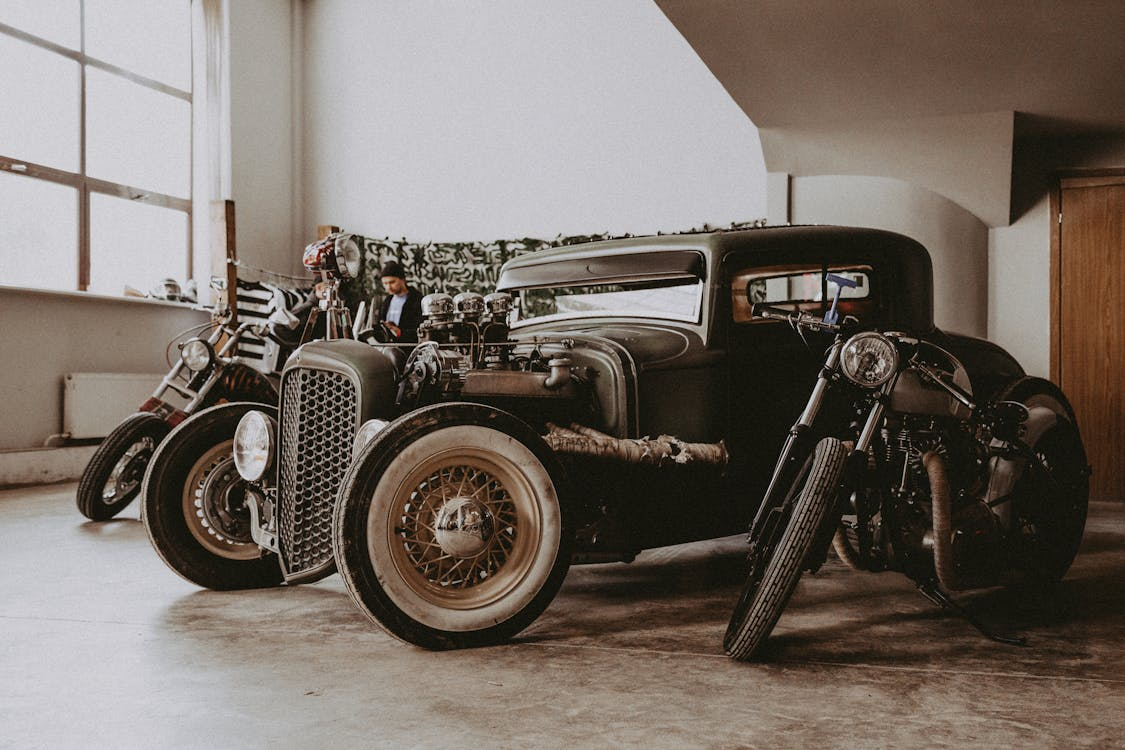
#> input picture Computer_Vision_Szeliski_Exercises/Files/Random_Images/bike_car_1.jpeg, 1125 x 750 px, given in place of houses_3.jpg, which was not available
$ jupyter execute Photo_effects_3_6.ipynb
#> lines starting #> are read from the running program, lines starting #| are printed output that depends on the picture; pictures that were not available may be replaced by others from this repository, and a replacement may not be noted
[cell 1]
import numpy as np
from pathlib import Path
from PIL import Image
import matplotlib.pyplot as plt

# -----------------------------
# Paths
# -----------------------------
img_path = Path("..") / "Files" / "Random_Images" / "houses_3.jpg"
out_dir = Path("outputs_ex3_6")
out_dir.mkdir(exist_ok=True)

# -----------------------------
# Helpers: sRGB <-> linear
# (useful because many "physically meaningful" ops should be in linear light)
# -----------------------------
def srgb_to_linear(u):
    u = np.clip(u, 0.0, 1.0)
    a = 0.055
    return np.where(u <= 0.04045, u / 12.92, ((u + a) / (1 + a)) ** 2.4)

def linear_to_srgb(u):
    u = np.clip(u, 0.0, 1.0)
    a = 0.055
    return np.where(u <= 0.0031308, 12.92 * u, (1 + a) * (u ** (1/2.4)) - a)

def to_float01(pil_img):
    return np.asarray(pil_img).astype(np.float32) / 255.0

def to_uint8(img01):
    return (np.clip(img01, 0.0, 1.0) * 255.0 + 0.5).astype(np.uint8)

def save_rgb(path, img01):
    Image.fromarray(to_uint8(img01), mode="RGB").save(path)

# Luminance (simple Rec.709-ish weights; good enough for this exercise)
def luminance(rgb):
    r, g, b = rgb[...,0], rgb[...,1], rgb[...,2]
    return 0.2126*r + 0.7152*g + 0.0722*b

# Preserve chroma by scaling RGB using Y_new / Y_old (avoid hue shifts)
# (text discusses working with luminance + chromaticity / ratios) :contentReference[oaicite:1]{index=1}
def replace_luminance(rgb, Y_new, eps=1e-6):
    Y_old = luminance(rgb)
    s = Y_new / (Y_old + eps)
    return np.clip(rgb * s[...,None], 0.0, 1.0)

# -----------------------------
# Effects
# -----------------------------
# 1) Brightness/Contrast: g = a*f + b (point operator) :contentReference[oaicite:2]{index=2}
def gain_bias(img, a=1.1, b=0.0):
    return np.clip(a * img + b, 0.0, 1.0)

# 2) Gamma adjustment (tone curve). Gamma shows up a lot in camera/display pipelines. :contentReference[oaicite:3]{index=3}
def gamma_adjust(img, gamma=0.9):
    # gamma < 1 brightens midtones, gamma > 1 darkens midtones
    return np.clip(img ** gamma, 0.0, 1.0)

# 3) Contrast stretch using percentiles (good “auto-contrast”)
def contrast_stretch(img, lo=1, hi=99):
    out = img.copy()
    for c in range(3):
        p_lo = np.percentile(out[...,c], lo)
        p_hi = np.percentile(out[...,c], hi)
        out[...,c] = (out[...,c] - p_lo) / (p_hi - p_lo + 1e-8)
    return np.clip(out, 0.0, 1.0)

# 4) Histogram equalization on luminance (global). Can look “flat/muddy” sometimes. :contentReference[oaicite:4]{index=4}
def hist_equalize_luminance(rgb):
    Y = luminance(rgb)
    y8 = np.clip((Y * 255.0).astype(np.uint8), 0, 255)
    hist = np.bincount(y8.ravel(), minlength=256)
    cdf = np.cumsum(hist).astype(np.float32)
    cdf = (cdf - cdf.min()) / (cdf.max() - cdf.min() + 1e-8)
    Yeq = cdf[y8]
    return replace_luminance(rgb, Yeq)

# 5) Partial histogram equalization (blend equalized with identity) :contentReference[oaicite:5]{index=5}
def partial_hist_equalize_luminance(rgb, alpha=0.5):
    Y = luminance(rgb)
    rgb_eq = hist_equalize_luminance(rgb)
    Yeq = luminance(rgb_eq)
    Ymix = alpha * Yeq + (1 - alpha) * Y
    return replace_luminance(rgb, Ymix)

# 6) Posterize / Quantization (solarization mentioned as “quantization” in the exercise list)
def posterize(img, levels=6):
    # levels: number of bins per channel (>=2)
    levels = int(levels)
    q = np.floor(img * (levels - 1) + 0.5) / (levels - 1)
    return np.clip(q, 0.0, 1.0)

# 7) Solarize (classic photo effect: invert above threshold)
def solarize(img, threshold=0.5):
    return np.where(img >= threshold, 1.0 - img, img)

# Extra (optional): "S-curve" contrast (often useful for photos)
def s_curve(img, strength=6.0):
    # apply to luminance only, then reinsert
    Y = luminance(img)
    # sigmoid centered at 0.5
    Y2 = 1.0 / (1.0 + np.exp(-strength * (Y - 0.5)))
    # rescale to [0,1] roughly
    Y2 = (Y2 - Y2.min()) / (Y2.max() - Y2.min() + 1e-8)
    return replace_luminance(img, Y2)

# -----------------------------
# Load image
# -----------------------------
im = Image.open(img_path).convert("RGB")
#> im is the input picture: PIL image 1125x750 RGB; mean R, G, B 119, 109.3, 101.6
rgb_srgb = to_float01(im)

# Also make a linear-light version for “physical-ish” edits
rgb_lin = srgb_to_linear(rgb_srgb)

# -----------------------------
# Apply effects
# -----------------------------
results = {}

# Useful-ish corrections
results["orig"] = rgb_srgb
results["contrast_gain_srgb(a=1.15)"] = gain_bias(rgb_srgb, a=1.15, b=0.0)
results["contrast_gain_linear(a=1.15)"] = linear_to_srgb(gain_bias(rgb_lin, a=1.15, b=0.0))
#> call 2 of gain_bias, with a = 1.15, b = 0
#> in gain_bias (call 2), `return np.clip(a * img + b, 0.0, 1.0)`:
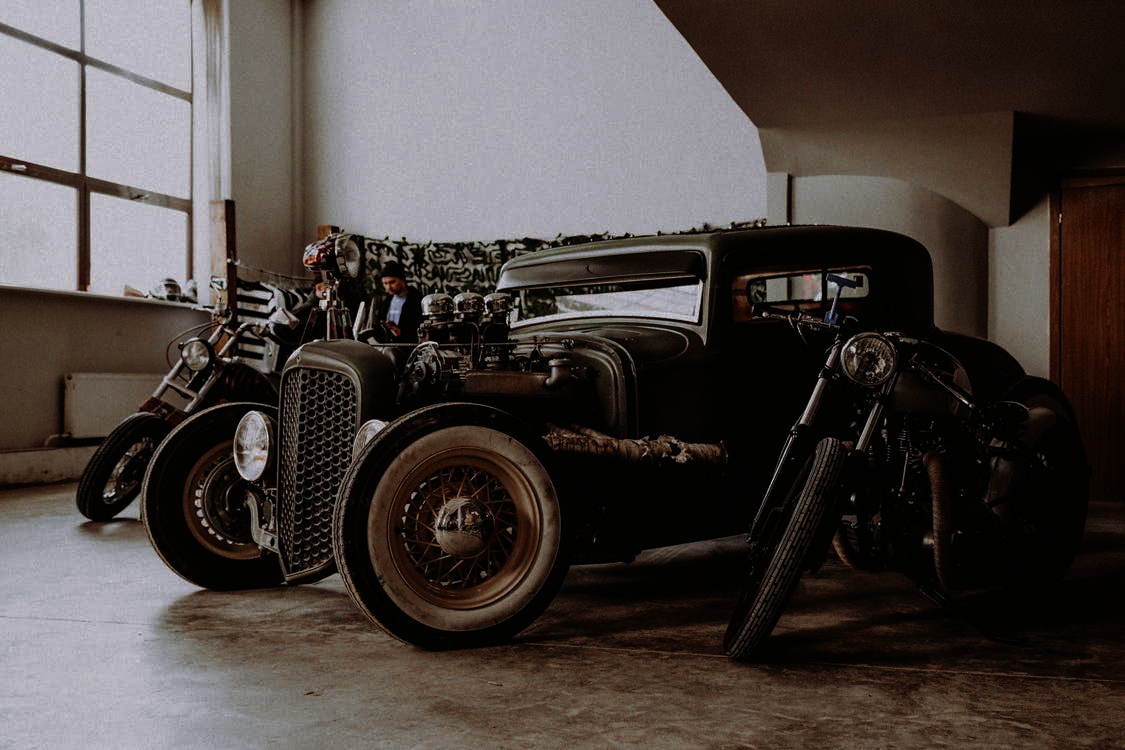
#> returned value: shape (750, 1125, 3) float32; mean of channels 0, 1, 2 0.297, 0.267, 0.254; drawn as R, G, B
results["gamma(0.9)"] = gamma_adjust(rgb_srgb, gamma=0.9)
results["contrast_stretch(1-99%)"] = contrast_stretch(rgb_srgb, lo=1, hi=99)
#> the loop in contrast_stretch, `for c in range(3):` made 3 passes
#> (p_lo, p_hi) on passes 1 to 3: (0.0588, 0.824), (0.0471, 0.82), (0.0118, 0.839)
results["partial_hist_eq(alpha=0.5)"] = partial_hist_equalize_luminance(rgb_srgb, alpha=0.5)
#> in luminance, `r, g, b = rgb[...,0], rgb[...,1], rgb[...,2]`:
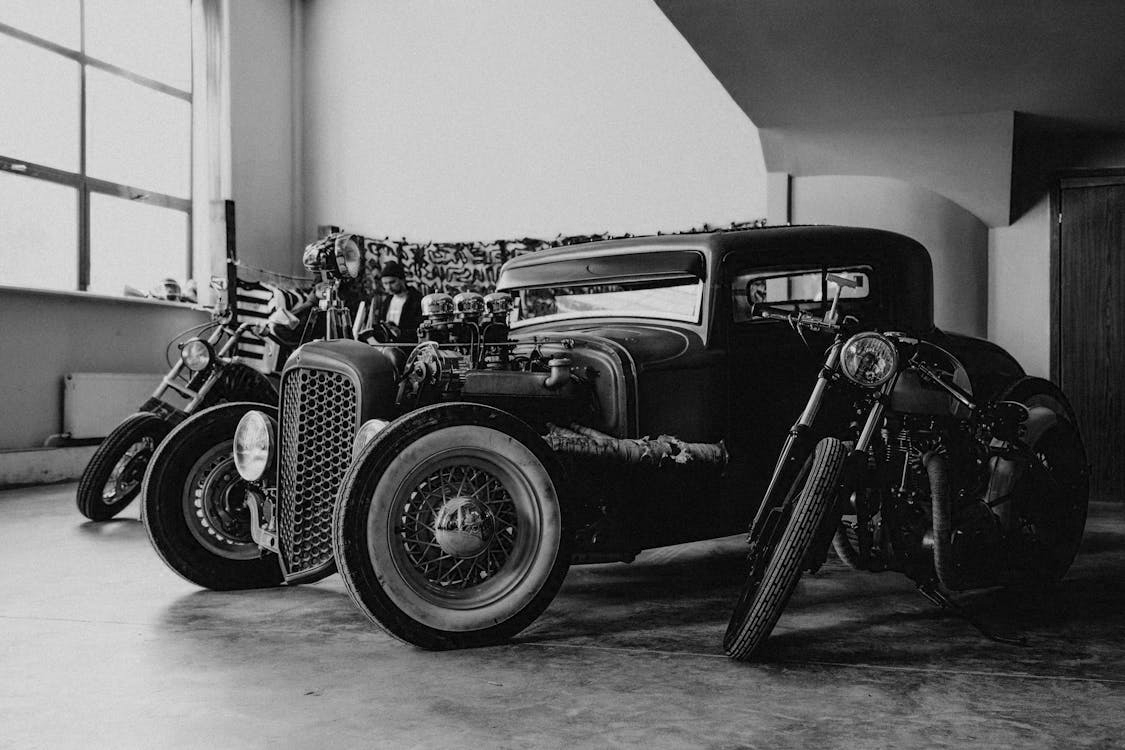
#> b: shape (750, 1125) float32; min 0, max 0.914, mean 0.398
#> in hist_equalize_luminance, `hist = np.bincount(y8.ravel(), minlength=256)`: hist = 256 values, max 21296 at index 20, min 0 at index 233, mean 3295.9
#> in hist_equalize_luminance, `cdf = np.cumsum(hist).astype(np.float32)`: cdf = 256 values from 579 to 843750
#> in hist_equalize_luminance, `cdf = (cdf - cdf.min()) / (cdf.max() - cdf.min() + 1e-8)`: cdf = 256 values from 0 to 1
#> in luminance (call 4), `r, g, b = rgb[...,0], rgb[...,1], rgb[...,2]`:
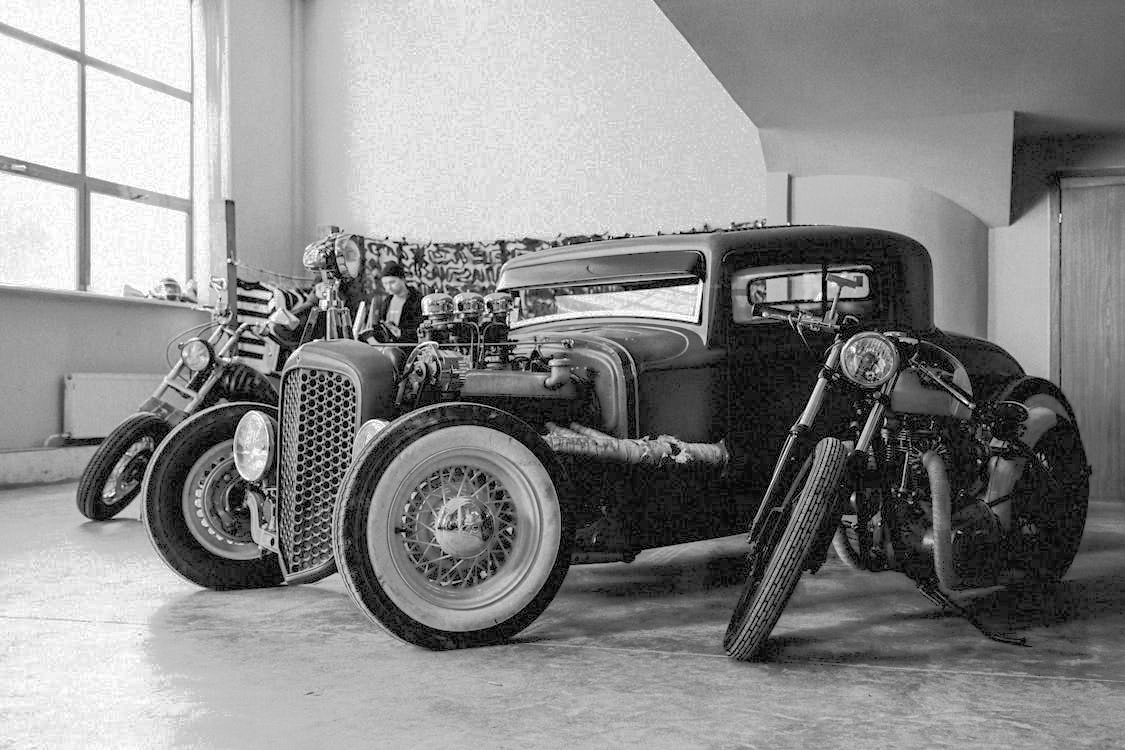
#> r: shape (750, 1125) float32; min 0, max 1, mean 0.543

# Creative / “weird”
results["posterize(levels=6)"] = posterize(rgb_srgb, levels=6)
results["solarize(th=0.55)"] = solarize(rgb_srgb, threshold=0.55)

# Nice-looking photo-ish effect
results["S-curve(str=6)"] = s_curve(rgb_srgb, strength=6.0)
#> call 3 of replace_luminance, with eps = 1e-06
#> in replace_luminance (call 3), `s = Y_new / (Y_old + eps)`:
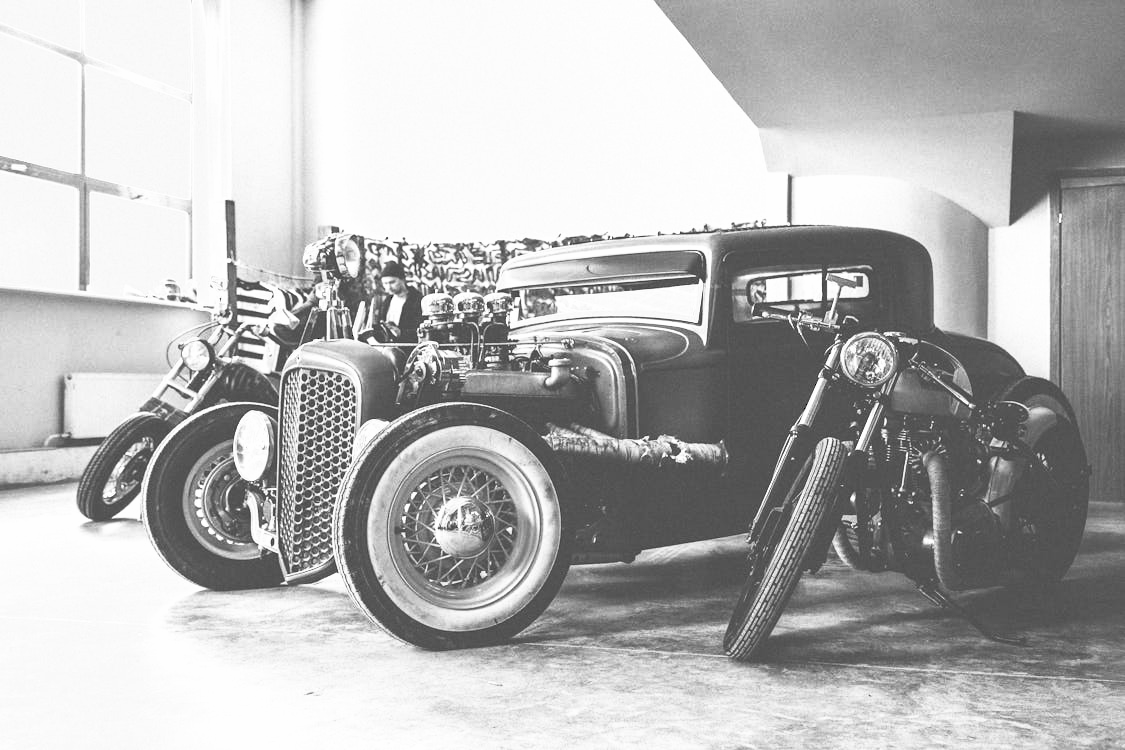
#> s: shape (750, 1125) float32; min 0, max 1.18, mean 0.84; drawn with min black and max white
#> in replace_luminance (call 3), `return np.clip(rgb * s[...,None], 0.0, 1.0)`:
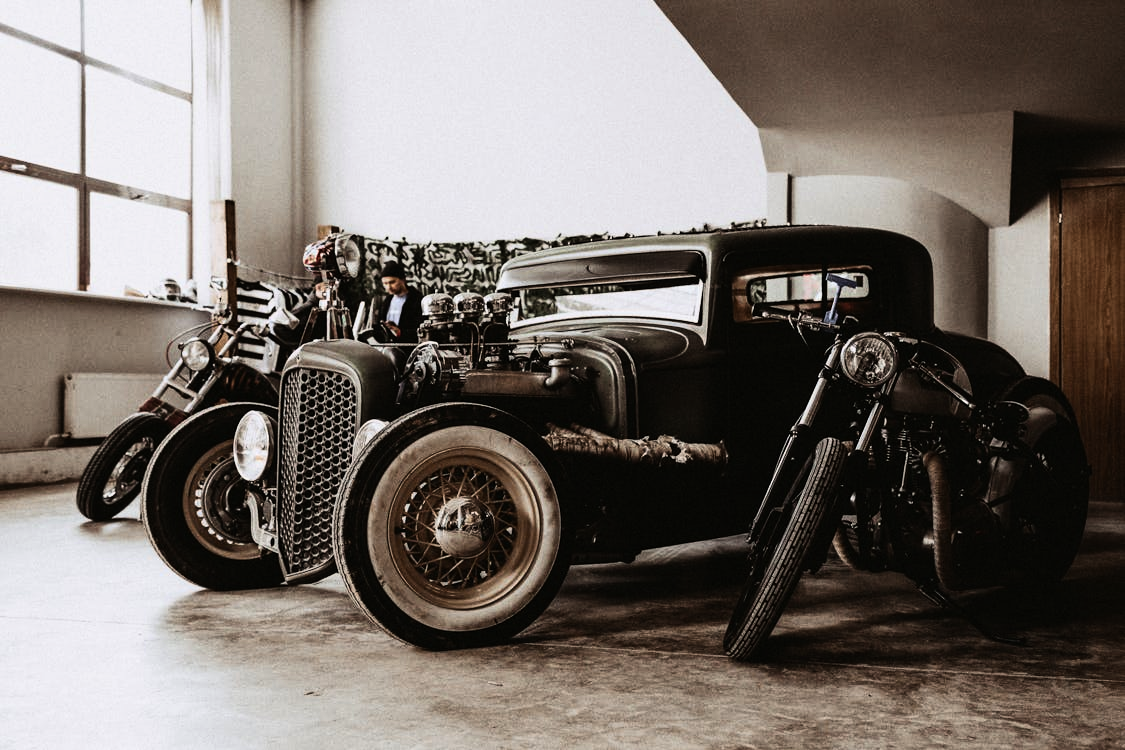
#> returned value: shape (750, 1125, 3) float32; mean of channels 0, 1, 2 0.471, 0.441, 0.42; drawn as R, G, B

# -----------------------------
# Save all outputs
# -----------------------------
for name, img in results.items():
    safe = name.replace(" ", "_").replace("(", "").replace(")", "").replace("=", "")
    save_rgb(out_dir / f"{safe}.png", img)
#> this loop made 9 passes
#> (name, safe) on passes 1 to 9: ('orig', 'orig'), ('contrast_gain_srgb(a=1.15)', 'contrast_gain_srgba1.15'), ('contrast_gain_linear(a=1.15)', 'contrast_gain_lineara1.15'), ('gamma(0.9)', 'gamma0.9'), ('contrast_stretch(1-99%)', 'contrast_stretch1-99%'), ('partial_hist_eq(alpha=0.5)', 'partial_hist_eqalpha0.5'), ('posterize(levels=6)', 'posterizelevels6'), ('solarize(th=0.55)', 'solarizeth0.55'), ('S-curve(str=6)', 'S-curvestr6')

print("Saved outputs to:", out_dir.resolve())

# -----------------------------
# Show a grid
# -----------------------------
keys = list(results.keys())
#> keys = ['orig', 'contrast_gain_srgb(a=1.15)', 'contrast_gain_linear(a=1.15)', 'gamma(0.9)', 'contrast_stretch(1-99%)', 'partial_hist_eq(alpha=0.5)', 'posterize(levels=6)', 'solarize(th=0.55)', 'S-curve(str=6)']
n = len(keys)
#> n = 9
cols = 3
rows = (n + cols - 1) // cols
#> rows = 3

plt.figure(figsize=(14, 4.5 * rows))
for i, k in enumerate(keys, start=1):
    plt.subplot(rows, cols, i)
    plt.imshow(results[k])
    plt.title(k)
    plt.axis("off")
#> this loop made 9 passes
plt.tight_layout()
plt.show()

$ run again, on Computer_vision_coursera_IBM/Computer_vision_coursera_IBM/Module_3/cats_dogs/training-an-image-classifier-w-2025-05-22-t-09-51-08-896-z/048e49df-1d58-45b4-8d32-e4bf3d21f3a1.jpg
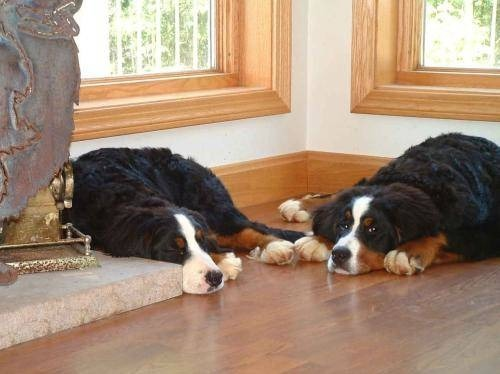
#> input picture Computer_vision_coursera_IBM/Computer_vision_coursera_IBM/Module_3/cats_dogs/training-an-image-classifier-w-2025-05-22-t-09-51-08-896-z/048e49df-1d58-45b4-8d32-e4bf3d21f3a1.jpg, 500 x 374 px, given in place of houses_3.jpg, which was not available
#> im is the input picture: PIL image 500x374 RGB; mean R, G, B 161.5, 137.2, 116.5
#> the loop in contrast_stretch, `for c in range(3):` made 3 passes
#> (p_lo, p_hi) on passes 1 to 3: (0.0784, 1), (0.0706, 1), (0.051, 0.984)
#> in luminance, `r, g, b = rgb[...,0], rgb[...,1], rgb[...,2]`:
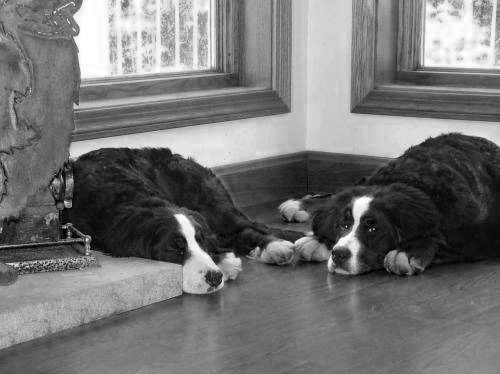
#> b: shape (374, 500) float32; min 0, max 1, mean 0.457
#> hist = 256 values, max 1923 at index 144, min 0 at index 4, mean 730.5
#> in hist_equalize_luminance, `cdf = np.cumsum(hist).astype(np.float32)`: cdf = 256 values from 1 to 187000
#> in hist_equalize_luminance, `cdf = (cdf - cdf.min()) / (cdf.max() - cdf.min() + 1e-8)`: cdf = 256 values from 0 to 1
#> in replace_luminance (call 3), `return np.clip(rgb * s[...,None], 0.0, 1.0)`:
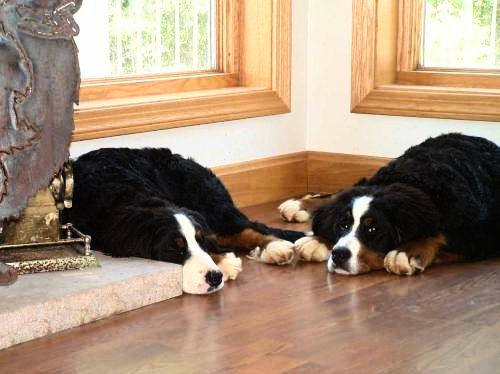
#> returned value: shape (374, 500, 3) float32; mean of channels 0, 1, 2 0.646, 0.553, 0.469; drawn as R, G, B
#> the loop `for name, img in results.items():` made 9 passes
#> (name, safe) on passes 1 to 7: ('orig', 'orig'), ('contrast_gain_srgb(a=1.15)', 'contrast_gain_srgba1.15'), ('contrast_gain_linear(a=1.15)', 'contrast_gain_lineara1.15'), ('gamma(0.9)', 'gamma0.9'), ('contrast_stretch(1-99%)', 'contrast_stretch1-99%'), ('partial_hist_eq(alpha=0.5)', 'partial_hist_eqalpha0.5'), ('posterize(levels=6)', 'posterizelevels6')
#> keys = ['orig', 'contrast_gain_srgb(a=1.15)', 'contrast_gain_linear(a=1.15)', 'gamma(0.9)', 'contrast_stretch(1-99%)', 'partial_hist_eq(alpha=0.5)', 'posterize(levels=6)', 'solarize(th=0.55)', 'S-curve(str=6)']
#> n = 9
#> rows = 3
#> the loop `for i, k in enumerate(keys, start=1):` made 9 passes

$ run again, on Computer_vision_coursera_IBM/Computer_vision_coursera_IBM/Module_3/cats_dogs/training-an-image-classifier-w-2025-05-22-t-09-51-08-896-z/2253312c-1db5-4948-b2b3-190da26f3f2a.jpg
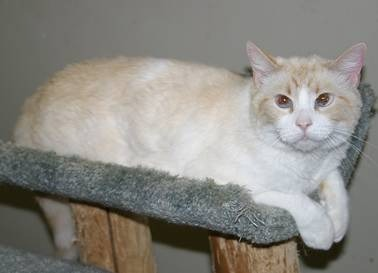
#> input picture Computer_vision_coursera_IBM/Computer_vision_coursera_IBM/Module_3/cats_dogs/training-an-image-classifier-w-2025-05-22-t-09-51-08-896-z/2253312c-1db5-4948-b2b3-190da26f3f2a.jpg, 378 x 273 px, given in place of houses_3.jpg, which was not available
#> im is the input picture: PIL image 378x273 RGB; mean R, G, B 139.1, 136.8, 130.8
#> in gain_bias (call 2), `return np.clip(a * img + b, 0.0, 1.0)`:
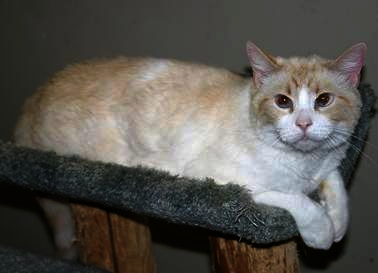
#> returned value: shape (273, 378, 3) float32; mean of channels 0, 1, 2 0.347, 0.335, 0.315; drawn as R, G, B
#> the loop in contrast_stretch, `for c in range(3):` made 3 passes
#> (p_lo, p_hi) on passes 1 to 3: (0.125, 0.875), (0.114, 0.878), (0.0431, 0.89)
#> hist = 256 values, max 4301 at index 136, min 0 at index 0, mean 403.1
#> in hist_equalize_luminance, `cdf = np.cumsum(hist).astype(np.float32)`: cdf = 256 values from 0 to 103194
#> in hist_equalize_luminance, `cdf = (cdf - cdf.min()) / (cdf.max() - cdf.min() + 1e-8)`: cdf = 256 values from 0 to 1
#> in replace_luminance (call 3), `return np.clip(rgb * s[...,None], 0.0, 1.0)`:
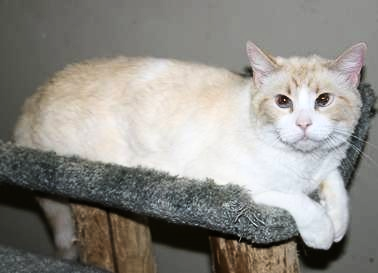
#> returned value: shape (273, 378, 3) float32; mean of channels 0, 1, 2 0.564, 0.555, 0.534; drawn as R, G, B
#> the loop `for name, img in results.items():` made 9 passes
#> (name, safe) on passes 1 to 7: ('orig', 'orig'), ('contrast_gain_srgb(a=1.15)', 'contrast_gain_srgba1.15'), ('contrast_gain_linear(a=1.15)', 'contrast_gain_lineara1.15'), ('gamma(0.9)', 'gamma0.9'), ('contrast_stretch(1-99%)', 'contrast_stretch1-99%'), ('partial_hist_eq(alpha=0.5)', 'partial_hist_eqalpha0.5'), ('posterize(levels=6)', 'posterizelevels6')
#> keys = ['orig', 'contrast_gain_srgb(a=1.15)', 'contrast_gain_linear(a=1.15)', 'gamma(0.9)', 'contrast_stretch(1-99%)', 'partial_hist_eq(alpha=0.5)', 'posterize(levels=6)', 'solarize(th=0.55)', 'S-curve(str=6)']
#> n = 9
#> rows = 3
#> the loop `for i, k in enumerate(keys, start=1):` made 9 passes
